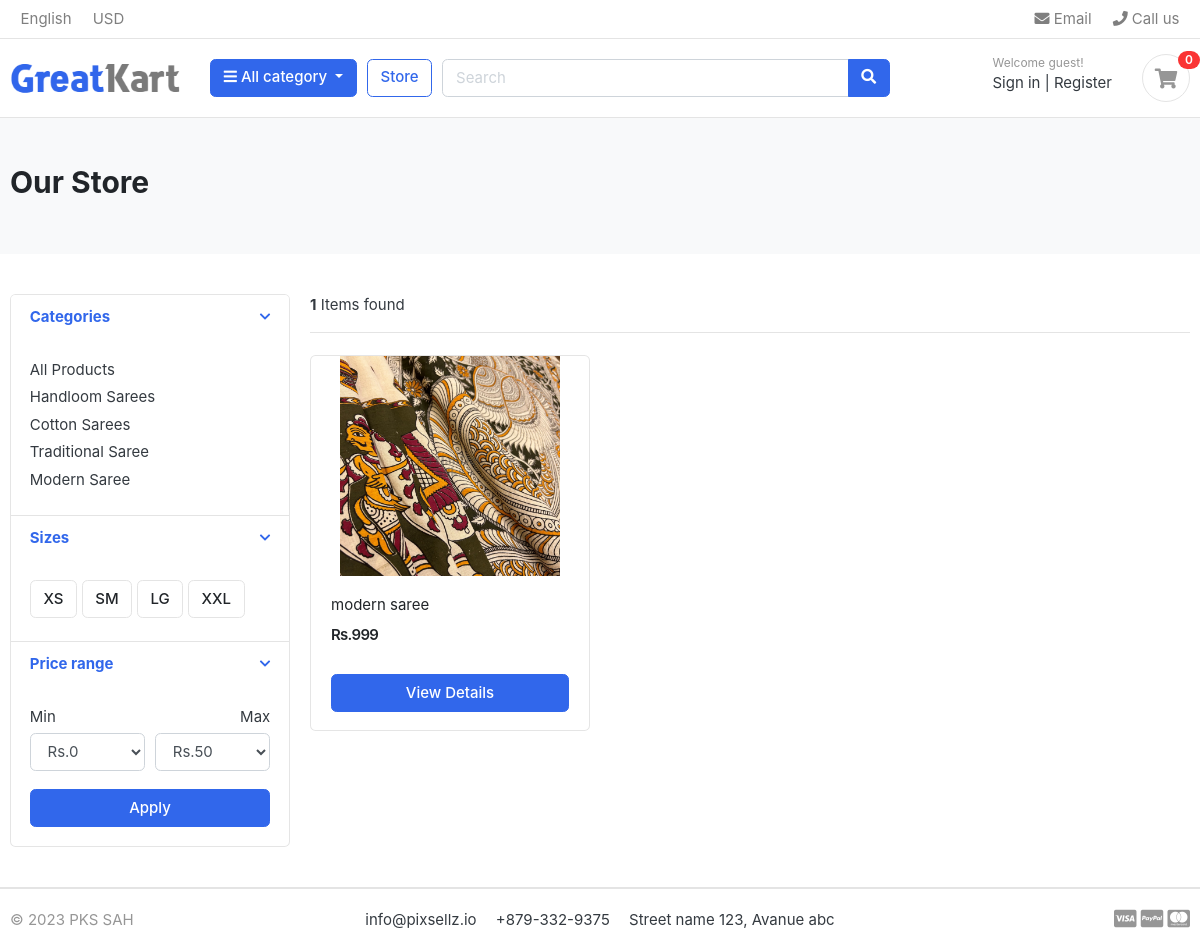
/store/category/modern-saree/, run on an earlier commit of the app's database.
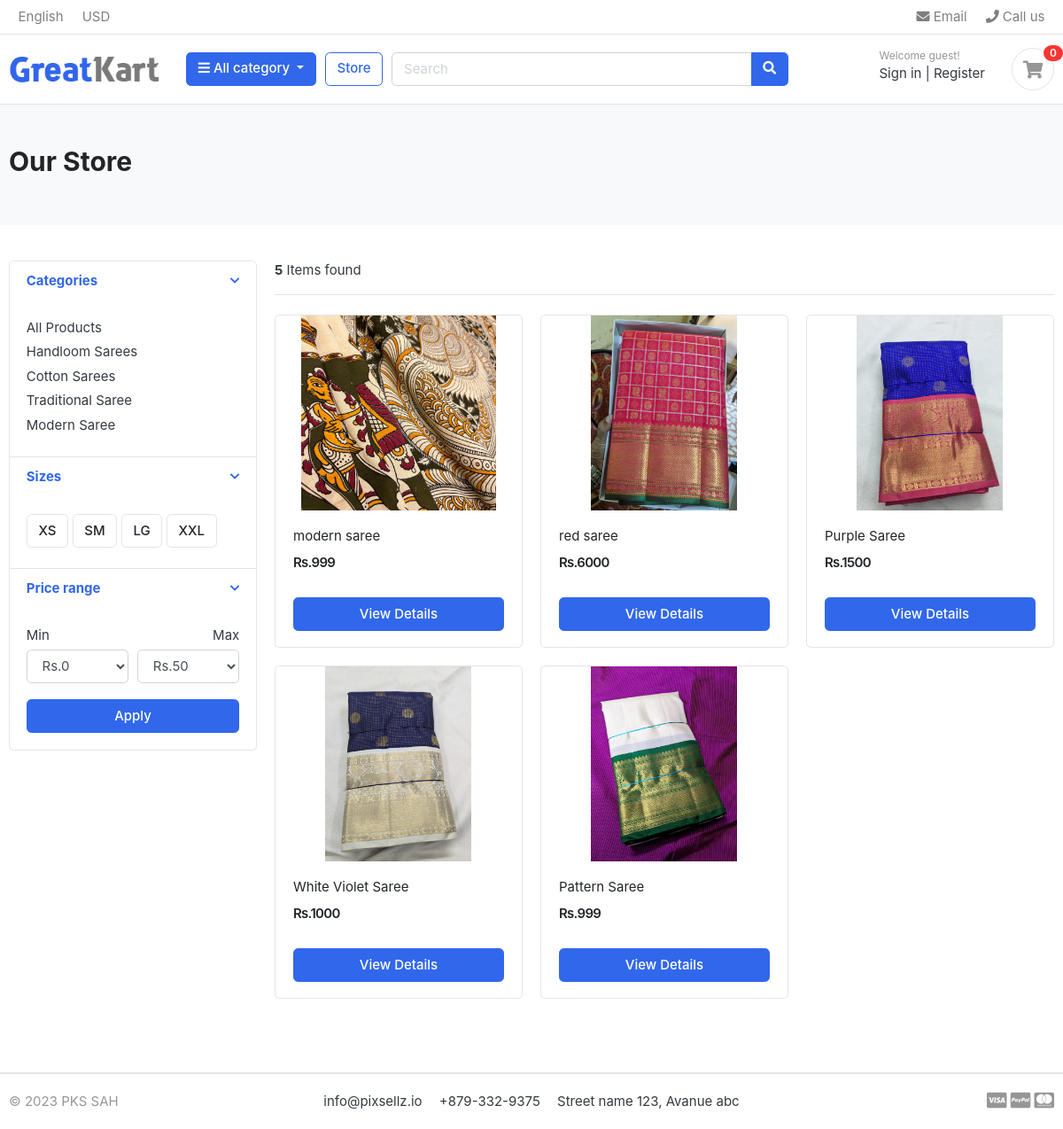
And on a later commit of the database.
### category/models.py (models this page shows, shortened)
class Category(models.Model):
    category_name  =models.CharField(max_length=50, unique=True)
    slug = models.SlugField(max_length=100, unique=True )
    description = models.TextField(max_length=255)
    cat_image = models.ImageField(upload_to='photos/categories', blank=True)
    class Meta:
        verbose_name = 'category'
        verbose_name_plural= 'categories'
    def get_url(self):
        return reverse('product_by_category', args=[self.slug])

### store/models.py (models this page shows, shortened)
class Product(models.Model):
    product_name = models.CharField(max_length=200, unique=True)
    slug = models.SlugField(max_length=200, unique=True)
    description = models.TextField(max_length=500, blank=True)
    price = models.IntegerField()
    images = models.ImageField(upload_to='photos/products')
    stock = models.IntegerField()
    is_available = models.BooleanField(default=True)
    category = models.ForeignKey(Category, on_delete=models.CASCADE)
    created_date = models.DateField(auto_now_add=True)
    modified_date = models.DateTimeField(auto_now=True)
    def get_url(self):
        return reverse('product_detail',args=[self.category.slug, self.slug])

### store/views.py (the view)
# urls.py: path("store/", include('store.urls')),
def store(request, category_slug=None):
    categories = None
    products = None
    if category_slug != None:
        categories = get_object_or_404(Category, slug=category_slug)
        products = Product.objects.filter(category = categories, is_available=True)
        paginator = Paginator(products, 6)
        page = request.GET.get('page')
        paged_products = paginator.get_page(page)
        product_count = products.count()
    else:
        products  = Product.objects.all().filter(is_available=True).order_by('id')
        paginator = Paginator(products, 6)
        page = request.GET.get('page')
        paged_products = paginator.get_page(page)
        product_count = products.count()
    context={
        'products': paged_products,
        'product_count': product_count,
    }
    return render(request, 'store/store.html', context)

### carts/context_processors.py (called while the page is built)
def counter(request):
    cart_count =0
    if 'admin' in request.path:
        return {}
    else:
        try:
            cart = Cart.objects.filter(cart_id= _cart_id(request))
            cart_items = CartItem.objects.all().filter(cart=cart[:1])
            for cart_item in cart_items:
                cart_count =  cart_count + cart_item.quantity
        except Cart.DoesNotExist:
            cart_count = 0
    return dict(cart_count=cart_count)

### carts/views.py (called while the page is built)
def _cart_id(request):
    cart = request.session.session_key
    if not cart:
        cart = request.session.create()
    return cart

### category/context_processors.py (called while the page is built)
def menu_links(request):
    links = Category.objects.all()
    return dict(links=links)

### templates/store/store.html (shortened to what the changed rows need)
{% extends 'base.html' %}
{% load static %}
{% block content %}
<section class="section-pagetop bg">
    <div class="container">
        {% if 'search' in request.path %}
        <h2 class="title-page">Search Result</h2>
        {% else %}
          <h2 class="title-page">Our Store</h2>
        {% endif %}
    </div>
    </section>
    <section class="section-content padding-y">
    <div class="container">
    <div class="row">
        <aside class="col-md-3">
    <div class="card">
        <article class="filter-group">
            <div class="filter-content collapse show" id="collapse_1" style="">
                <div class="card-body">
                    <ul class="list-menu">
                        {% for category in links %}
                    <li><a href="{{ category.get_url }}">{{category.category_name}}</a></li>
                    {% endfor %}
                    </ul>
                </div>
            </div>
        </article>
    </div>
        </aside>
        <main class="col-md-9">
    <header class="border-bottom mb-4 pb-3">
            <div class="form-inline">
                <span class="mr-md-auto"><b>{{product_count}}</b> Items found </span>
            </div>
    </header>
    <div class="row">
        {% if products %}
        {% for product in products %}
        <div class="col-md-4">
            <figure class="card card-product-grid">
                <div class="img-wrap">
                    <a href="{{product.get_url}}"><img src="{{product.images.url}}"></a>
                </div>
                <figcaption class="info-wrap">
                    <div class="fix-height">
                        <a href="{{product.get_url}}" class="title">{{product.product_name}}</a>
                        <div class="price-wrap mt-2">
                            <span class="price">Rs.{{product.price}}</span>
                        </div>
                    </div>
                    <a href="{{ product.get_url  }}" class="btn btn-block btn-primary">View Details </a>
                </figcaption>
            </figure>
        </div>
        {% endfor %}
        {% else %}
          <div>
            <h2>No Result Found</h2>
          </div>
        {% endif %}
    </div>
        </main>
    </div>
    </div>
    </section>
{% endblock %}

What changed in the data, as far as the page shows it:
added Product: images (picture), product_name "red saree", price "6000"
added Product: images (picture), product_name "Purple Saree", price "1500"
added Product: images (picture), product_name "White Violet Saree", price "1000"
added Product: images (picture), product_name "Pattern Saree", price "999"
Also different on the page:
{{ product_count }}: "1" → "5"
